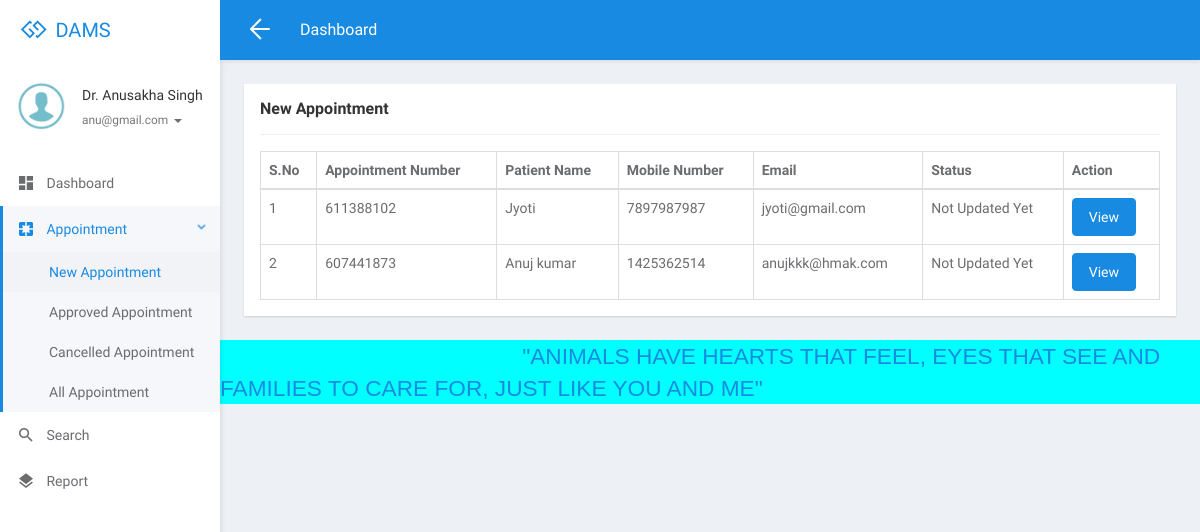
Page /dams/doctor/new-appointment.php (signed in) on the committed database.
### tables this page shows
CREATE TABLE `tbldoctor` (
  `ID` int(5) NOT NULL,
  `FullName` varchar(250) DEFAULT NULL,
  `MobileNumber` bigint(10) DEFAULT NULL,
  `Email` varchar(250) DEFAULT NULL,
  `location` varchar(250) DEFAULT NULL,
  `Password` varchar(259) DEFAULT NULL,
  `CreationDate` timestamp NULL DEFAULT current_timestamp()
);

CREATE TABLE `tblappointment` (
  `ID` int(10) NOT NULL,
  `AppointmentNumber` int(10) DEFAULT NULL,
  `Name` varchar(250) DEFAULT NULL,
  `MobileNumber` bigint(20) DEFAULT NULL,
  `Email` varchar(250) DEFAULT NULL,
  `AppointmentDate` date DEFAULT NULL,
  `AppointmentTime` time DEFAULT NULL,
  `location` varchar(250) DEFAULT NULL,
  `Doctor` int(10) DEFAULT NULL,
  `Message` mediumtext DEFAULT NULL,
  `ApplyDate` timestamp NULL DEFAULT current_timestamp(),
  `Remark` varchar(250) DEFAULT NULL,
  `Status` varchar(250) DEFAULT NULL,
  `UpdationDate` timestamp NULL DEFAULT NULL ON UPDATE current_timestamp()
);

### dams/doctor/new-appointment.php (the view, shortened to what this page needs)
<?php
include('includes/dbconnection.php');
if (strlen($_SESSION['damsid']==0)) {
  header('location:logout.php');
  } else{
  ?>
<!DOCTYPE html>
<html lang="en">
<head>
	<link rel="stylesheet" href="libs/bower/font-awesome/css/font-awesome.min.css">
	<link rel="stylesheet" href="libs/bower/material-design-iconic-font/dist/css/material-design-iconic-font.css">
	<link rel="stylesheet" href="libs/bower/animate.css/animate.min.css">
	<link rel="stylesheet" href="libs/bower/fullcalendar/dist/fullcalendar.min.css">
	<link rel="stylesheet" href="libs/bower/perfect-scrollbar/css/perfect-scrollbar.css">
	<link rel="stylesheet" href="assets/css/bootstrap.css">
	<link rel="stylesheet" href="assets/css/core.css">
	<link rel="stylesheet" href="assets/css/app.css">
</head>
<body class="menubar-left menubar-unfold menubar-light theme-primary">
<?php include_once('includes/header.php');?>
<?php include_once('includes/sidebar.php');?>
<main id="app-main" class="app-main">
  <div class="wrap">
	<section class="app-content">
		<div class="row">
			<div class="col-md-12">
				<div class="widget">
					<header class="widget-header">
						<h4 class="widget-title">New Appointment</h4>
					</header>
					<hr class="widget-separator">
					<div class="widget-body">
						<div class="table-responsive">
							<table class="table table-bordered table-hover js-basic-example dataTable table-custom">
								<thead>
									<tr>
										<th>S.No</th>
										<th>Appointment Number</th>
										<th>Patient Name</th>
										<th>Mobile Number</th>
										<th>Email</th>
									<th>Status</th>
										<th>Action</th>
									</tr>
								</thead>
								<tbody>
                  <?php
              $docid=$_SESSION['damsid'];
$sql="SELECT * from  tblappointment where Status is null && Doctor=:docid";
$query = $dbh -> prepare($sql);
$query-> bindParam(':docid', $docid, PDO::PARAM_STR);
$query->execute();
$results=$query->fetchAll(PDO::FETCH_OBJ);
$cnt=1;
if($query->rowCount() > 0)
{
foreach($results as $row)
{               ?>
									<tr>
										<td><?php echo htmlentities($cnt);?></td>
										<td><?php  echo htmlentities($row->AppointmentNumber);?></td>
										<td><?php  echo htmlentities($row->Name);?></td>
										<td><?php  echo htmlentities($row->MobileNumber);?></td>
										<td><?php  echo htmlentities($row->Email);?></td>
                                        <?php if($row->Status==""){ ?>
                     <td><?php echo "Not Updated Yet"; ?></td>
<?php } else { ?>                  <td><?php  echo htmlentities($row->Status);?>
                  </td>
                  <?php } ?>
										<td><a href="view-appointment-detail.php?editid=<?php echo htmlentities ($row->ID);?>&&aptid=<?php echo htmlentities ($row->AppointmentNumber);?>" class="btn btn-primary">View</a></td>
									</tr>
								 <?php $cnt=$cnt+1;}} ?>
								</tbody>
							</table>
						</div>
					</div>
				</div>
			</div>
		</div>
	</section>
</div>
  <?php include_once('includes/footer.php');?>
</main>
</body>
</html>
<?php }  ?>

### dams/doctor/includes/sidebar.php (shortened to what this page needs)
<aside id="menubar" class="menubar light">
  <div class="app-user">
    <div class="media">
      <div class="media-left">
        <div class="avatar avatar-md avatar-circle">
          <a href="javascript:void(0)"><img class="img-responsive" src="assets/images/landing-page/images.png" alt="avatar"/></a>
        </div>
      </div>
      <div class="media-body">
        <div class="foldable">
          <?php
$eid=$_SESSION['damsid'];
$sql="SELECT FullName,Email from  tbldoctor where ID=:eid";
$query = $dbh -> prepare($sql);
$query->bindParam(':eid',$eid,PDO::PARAM_STR);
$query->execute();
$results=$query->fetchAll(PDO::FETCH_OBJ);
foreach($results as $row)
{
$email=$row->Email;
$fname=$row->FullName;
}   ?>
          <h5><a href="javascript:void(0)" class="username"><?php  echo $fname ;?></a></h5>
          <ul>
            <li class="dropdown">
              <a href="javascript:void(0)" class="dropdown-toggle usertitle" data-toggle="dropdown" aria-haspopup="true" aria-expanded="false">
                <small><?php  echo $email;?></small>
                <span class="caret"></span>
              </a>
            </li>
          </ul>
        </div>
      </div>
    </div>
  </div>
  <div class="menubar-scroll">
    <div class="menubar-scroll-inner">
      <ul class="app-menu">
        <li class="has-submenu">
          <a href="dashboard.php">
            <i class="menu-icon zmdi zmdi-view-dashboard zmdi-hc-lg"></i>
            <span class="menu-text">Dashboard</span>
          </a>
        </li>
       <li class="has-submenu">
          <a href="javascript:void(0)" class="submenu-toggle">
            <i class="menu-icon zmdi zmdi-pages zmdi-hc-lg"></i>
            <span class="menu-text">Appointment</span>
            <i class="menu-caret zmdi zmdi-hc-sm zmdi-chevron-right"></i>
          </a>
          <ul class="submenu">
            <li><a href="new-appointment.php"><span class="menu-text">New Appointment</span></a></li>
            <li><a href="approved-appointment.php"><span class="menu-text">Approved Appointment</span></a></li>
            <li><a href="cancelled-appointment.php"><span class="menu-text">Cancelled Appointment</span></a></li>
            <li><a href="all-appointment.php"><span class="menu-text">All Appointment</span></a></li>
          </ul>
        </li>
        <li>
          <a href="search.php">
            <i class="menu-icon zmdi zmdi-search zmdi-hc-lg"></i>
            <span class="menu-text">Search</span>
          </a>
        </li>
        <li>
          <a href="appointment-bwdates.php">
            <i class="menu-icon zmdi zmdi-layers zmdi-hc-lg"></i>
            <span class="menu-text">Report</span>
          </a>
        </li>
      </ul>
    </div>
  </div>
</aside>

### rows in the picture
tbldoctor: FullName "Dr. Anusakha Singh", Email "anu@gmail.com"
tblappointment: AppointmentNumber "611388102", Name "Jyoti", MobileNumber "7897987987", Email "jyoti@gmail.com", shows "Not Updated Yet"
tblappointment: AppointmentNumber "607441873", Name "Anuj kumar", MobileNumber "1425362514", Email "anujkkk@hmak.com", shows "Not Updated Yet"
